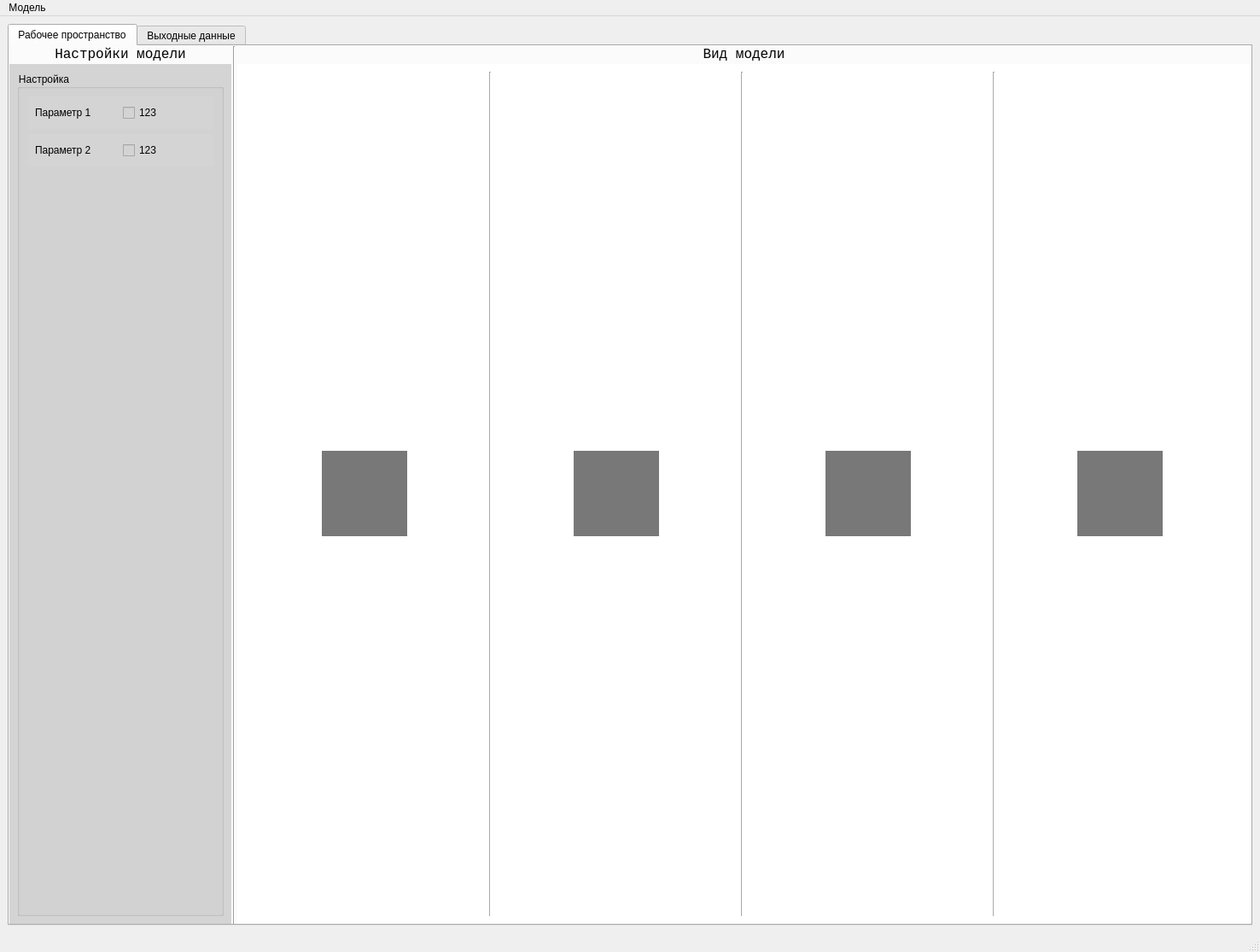
<?xml version="1.0" encoding="UTF-8"?>
<ui version="4.0">
 <class>MainWindow</class>
 <widget class="QMainWindow" name="MainWindow">
  <property name="geometry">
   <rect>
    <x>0</x>
    <y>0</y>
    <width>1476</width>
    <height>1115</height>
   </rect>
  </property>
  <property name="windowTitle">
   <string>MainWindow</string>
  </property>
  <widget class="QWidget" name="centralwidget">
   <layout class="QHBoxLayout" name="horizontalLayout">
    <item>
     <widget class="QTabWidget" name="tabs_on_main">
      <property name="tabPosition">
       <enum>QTabWidget::North</enum>
      </property>
      <property name="currentIndex">
       <number>0</number>
      </property>
      <widget class="QWidget" name="workspace">
       <attribute name="title">
        <string>Рабочее пространство</string>
       </attribute>
       <layout class="QHBoxLayout" name="horizontalLayout_2">
        <property name="spacing">
         <number>2</number>
        </property>
        <property name="leftMargin">
         <number>0</number>
        </property>
        <property name="topMargin">
         <number>0</number>
        </property>
        <property name="rightMargin">
         <number>0</number>
        </property>
        <property name="bottomMargin">
         <number>0</number>
        </property>
        <item>
         <widget class="QWidget" name="left_col" native="true">
          <property name="minimumSize">
           <size>
            <width>260</width>
            <height>0</height>
           </size>
          </property>
          <property name="maximumSize">
           <size>
            <width>260</width>
            <height>16777215</height>
           </size>
          </property>
          <property name="styleSheet">
           <string notr="true"/>
          </property>
          <layout class="QVBoxLayout" name="verticalLayout_2">
           <property name="spacing">
            <number>2</number>
           </property>
           <property name="leftMargin">
            <number>0</number>
           </property>
           <property name="topMargin">
            <number>0</number>
           </property>
           <property name="rightMargin">
            <number>0</number>
           </property>
           <property name="bottomMargin">
            <number>0</number>
           </property>
           <item>
            <widget class="QLabel" name="label_left_col_view">
             <property name="sizePolicy">
              <sizepolicy hsizetype="Minimum" vsizetype="Maximum">
               <horstretch>0</horstretch>
               <verstretch>0</verstretch>
              </sizepolicy>
             </property>
             <property name="font">
              <font>
               <family>Consolas</family>
               <pointsize>12</pointsize>
              </font>
             </property>
             <property name="text">
              <string>Настройки модели</string>
             </property>
             <property name="scaledContents">
              <bool>false</bool>
             </property>
             <property name="alignment">
              <set>Qt::AlignCenter</set>
             </property>
            </widget>
           </item>
           <item>
            <widget class="QWidget" name="left_col_view" native="true">
             <property name="styleSheet">
              <string notr="true">background-color: rgb(212, 212, 212)</string>
             </property>
             <layout class="QVBoxLayout" name="verticalLayout_3">
              <item>
               <widget class="QGroupBox" name="pref_edit_1">
                <property name="title">
                 <string>Настройка</string>
                </property>
                <layout class="QVBoxLayout" name="verticalLayout_4">
                 <item>
                  <widget class="QWidget" name="pref_2" native="true">
                   <property name="sizePolicy">
                    <sizepolicy hsizetype="Preferred" vsizetype="Maximum">
                     <horstretch>0</horstretch>
                     <verstretch>0</verstretch>
                    </sizepolicy>
                   </property>
                   <layout class="QHBoxLayout" name="horizontalLayout_5">
                    <item>
                     <widget class="QLabel" name="label_pref_2">
                      <property name="text">
                       <string>Параметр 1</string>
                      </property>
                     </widget>
                    </item>
                    <item>
                     <widget class="QCheckBox" name="ch_pref_2">
                      <property name="text">
                       <string>123</string>
                      </property>
                     </widget>
                    </item>
                   </layout>
                  </widget>
                 </item>
                 <item>
                  <widget class="QWidget" name="pref_1" native="true">
                   <property name="sizePolicy">
                    <sizepolicy hsizetype="Preferred" vsizetype="Maximum">
                     <horstretch>0</horstretch>
                     <verstretch>0</verstretch>
                    </sizepolicy>
                   </property>
                   <layout class="QHBoxLayout" name="horizontalLayout_3">
                    <item>
                     <widget class="QLabel" name="label_pref_1">
                      <property name="text">
                       <string>Параметр 2</string>
                      </property>
                     </widget>
                    </item>
                    <item>
                     <widget class="QCheckBox" name="ch_pref_1">
                      <property name="text">
                       <string>123</string>
                      </property>
                     </widget>
                    </item>
                   </layout>
                  </widget>
                 </item>
                 <item>
                  <spacer name="verticalSpacer">
                   <property name="orientation">
                    <enum>Qt::Vertical</enum>
                   </property>
                   <property name="sizeHint" stdset="0">
                    <size>
                     <width>20</width>
                     <height>40</height>
                    </size>
                   </property>
                  </spacer>
                 </item>
                </layout>
               </widget>
              </item>
             </layout>
            </widget>
           </item>
          </layout>
         </widget>
        </item>
        <item>
         <widget class="Line" name="line">
          <property name="orientation">
           <enum>Qt::Vertical</enum>
          </property>
         </widget>
        </item>
        <item>
         <widget class="QWidget" name="right_col" native="true">
          <property name="minimumSize">
           <size>
            <width>600</width>
            <height>600</height>
           </size>
          </property>
          <layout class="QVBoxLayout" name="verticalLayout">
           <property name="spacing">
            <number>2</number>
           </property>
           <property name="leftMargin">
            <number>0</number>
           </property>
           <property name="topMargin">
            <number>0</number>
           </property>
           <property name="rightMargin">
            <number>0</number>
           </property>
           <property name="bottomMargin">
            <number>0</number>
           </property>
           <item>
            <widget class="QLabel" name="label_right_col_view">
             <property name="sizePolicy">
              <sizepolicy hsizetype="Minimum" vsizetype="Maximum">
               <horstretch>0</horstretch>
               <verstretch>0</verstretch>
              </sizepolicy>
             </property>
             <property name="font">
              <font>
               <family>Consolas</family>
               <pointsize>12</pointsize>
              </font>
             </property>
             <property name="text">
              <string>Вид модели</string>
             </property>
             <property name="scaledContents">
              <bool>false</bool>
             </property>
             <property name="alignment">
              <set>Qt::AlignCenter</set>
             </property>
            </widget>
           </item>
           <item>
            <widget class="QWidget" name="right_view" native="true">
             <property name="styleSheet">
              <string notr="true">background-color: rgb(255, 255, 255)</string>
             </property>
             <layout class="QHBoxLayout" name="horizontalLayout_6">
              <item>
               <widget class="QWidget" name="widget_5" native="true">
                <property name="minimumSize">
                 <size>
                  <width>100</width>
                  <height>100</height>
                 </size>
                </property>
                <property name="maximumSize">
                 <size>
                  <width>100</width>
                  <height>100</height>
                 </size>
                </property>
                <property name="styleSheet">
                 <string notr="true">background-color: rgb(120, 120, 120)</string>
                </property>
               </widget>
              </item>
              <item>
               <widget class="Line" name="line_2">
                <property name="orientation">
                 <enum>Qt::Vertical</enum>
                </property>
               </widget>
              </item>
              <item>
               <widget class="QWidget" name="widget_4" native="true">
                <property name="minimumSize">
                 <size>
                  <width>100</width>
                  <height>100</height>
                 </size>
                </property>
                <property name="maximumSize">
                 <size>
                  <width>100</width>
                  <height>100</height>
                 </size>
                </property>
                <property name="styleSheet">
                 <string notr="true">background-color: rgb(120, 120, 120)</string>
                </property>
               </widget>
              </item>
              <item>
               <widget class="Line" name="line_3">
                <property name="orientation">
                 <enum>Qt::Vertical</enum>
                </property>
               </widget>
              </item>
              <item>
               <widget class="QWidget" name="widget" native="true">
                <property name="minimumSize">
                 <size>
                  <width>100</width>
                  <height>100</height>
                 </size>
                </property>
                <property name="maximumSize">
                 <size>
                  <width>100</width>
                  <height>100</height>
                 </size>
                </property>
                <property name="styleSheet">
                 <string notr="true">background-color: rgb(120, 120, 120)</string>
                </property>
               </widget>
              </item>
              <item>
               <widget class="Line" name="line_4">
                <property name="orientation">
                 <enum>Qt::Vertical</enum>
                </property>
               </widget>
              </item>
              <item>
               <widget class="QWidget" name="widget_2" native="true">
                <property name="minimumSize">
                 <size>
                  <width>100</width>
                  <height>100</height>
                 </size>
                </property>
                <property name="maximumSize">
                 <size>
                  <width>100</width>
                  <height>100</height>
                 </size>
                </property>
                <property name="styleSheet">
                 <string notr="true">background-color: rgb(120, 120, 120)</string>
                </property>
               </widget>
              </item>
             </layout>
            </widget>
           </item>
          </layout>
         </widget>
        </item>
       </layout>
      </widget>
      <widget class="QWidget" name="output">
       <attribute name="title">
        <string>Выходные данные</string>
       </attribute>
      </widget>
     </widget>
    </item>
   </layout>
  </widget>
  <widget class="QMenuBar" name="menubar">
   <property name="geometry">
    <rect>
     <x>0</x>
     <y>0</y>
     <width>1476</width>
     <height>21</height>
    </rect>
   </property>
   <widget class="QMenu" name="menu">
    <property name="title">
     <string>Модель</string>
    </property>
    <addaction name="action"/>
    <addaction name="action_2"/>
   </widget>
   <addaction name="menu"/>
  </widget>
  <widget class="QStatusBar" name="statusbar"/>
  <action name="action">
   <property name="text">
    <string>Старт симуляции</string>
   </property>
  </action>
  <action name="action_2">
   <property name="text">
    <string>Стоп симуляции</string>
   </property>
  </action>
 </widget>
 <resources/>
 <connections/>
</ui>
